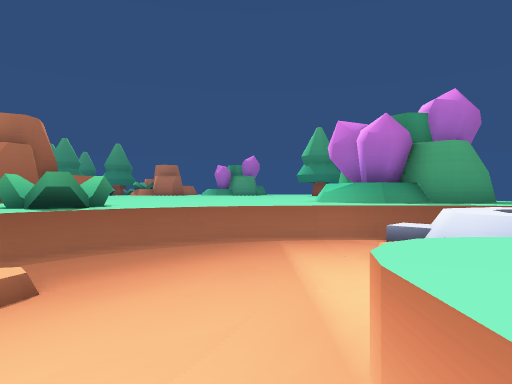
view 1 (above)

24 first-person views from a walk through a scene from a Unity 3-D project. The camera is 0.72 m above the floor, looks level and sees 75° across. The floor is counted in squares, 1 m on a side. Each view is taken from the middle of a square. On the plan, view 1 faces up. The plan holds only what a view shows up to about 10 squares ahead; the rest is blank. The place goes on beyond the plan.

view 2
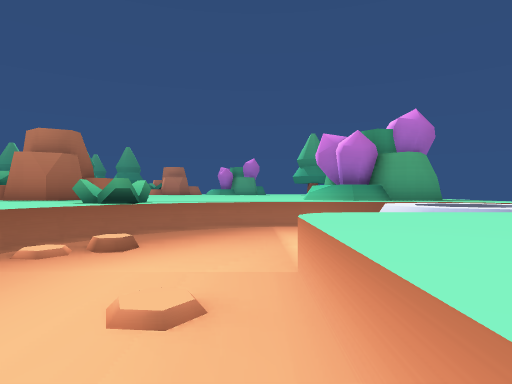

view 3
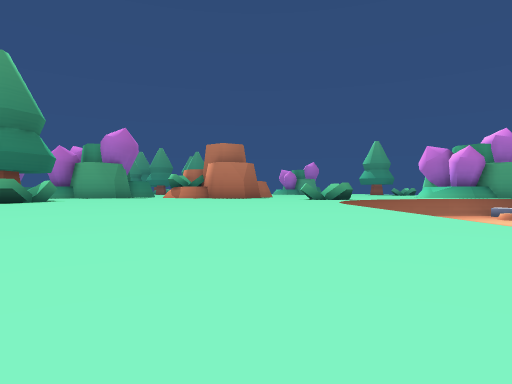

view 4
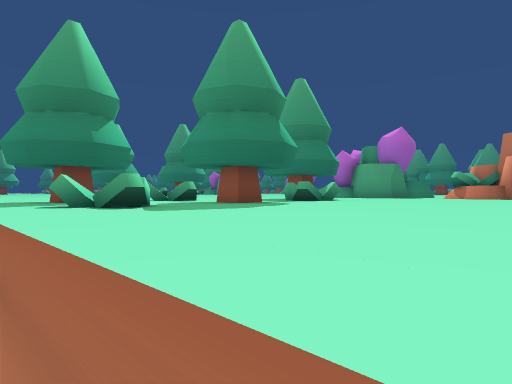

view 5
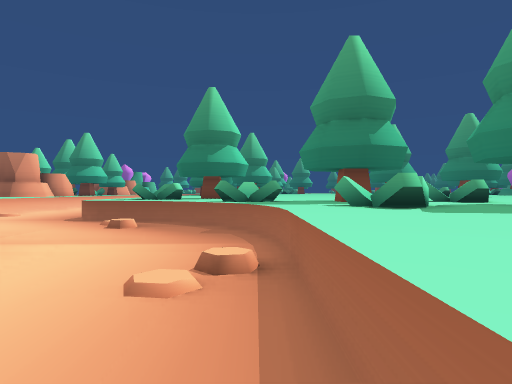

view 6
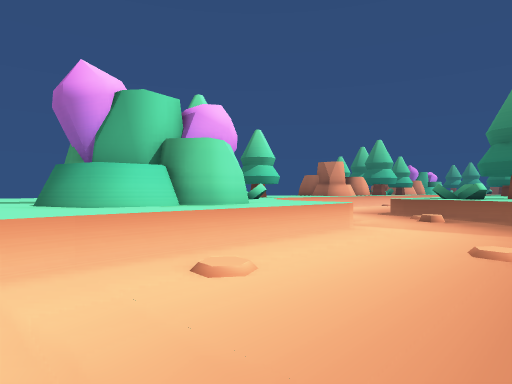

view 7
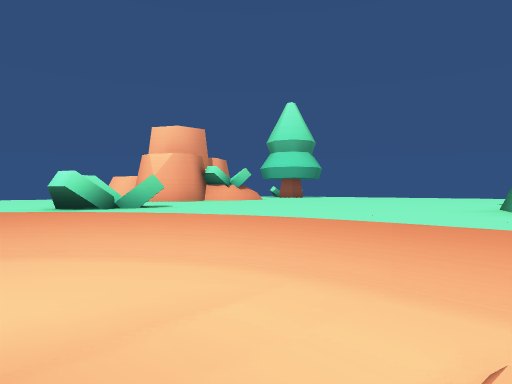

view 8
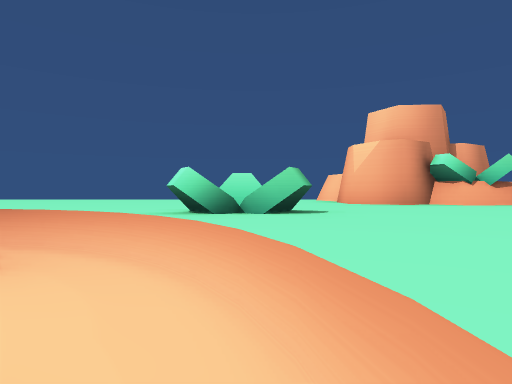

view 9
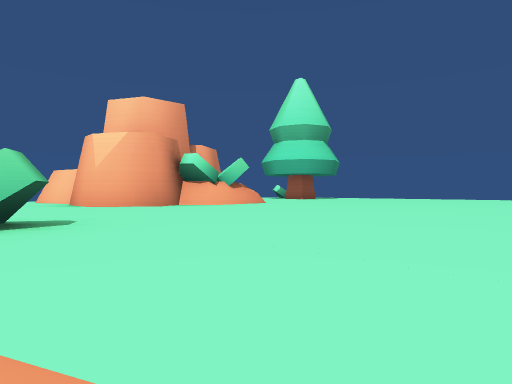

view 10
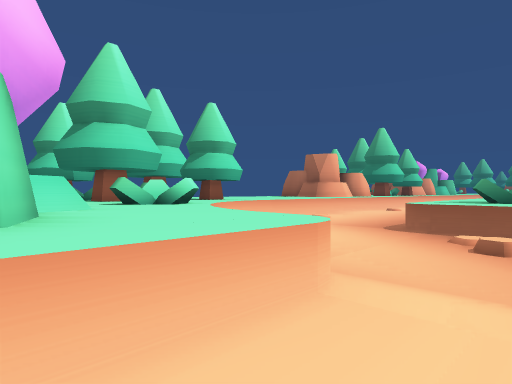

view 11
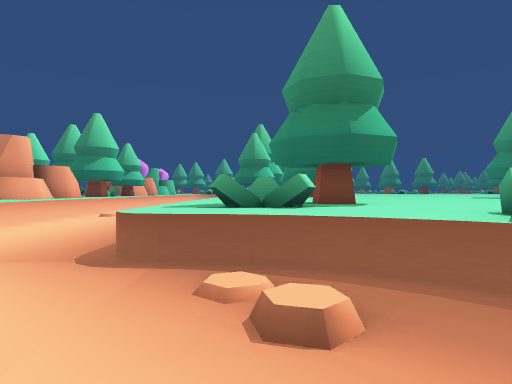

view 12
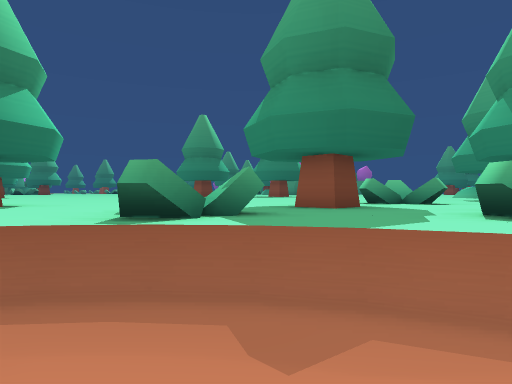

view 13
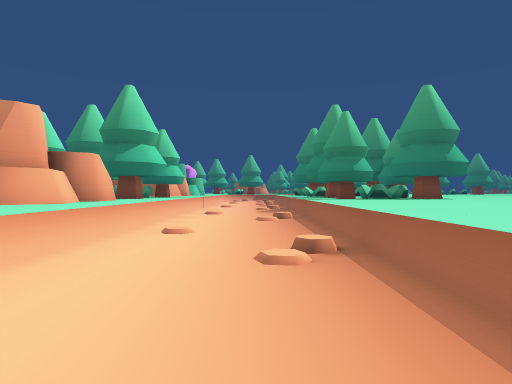

view 14
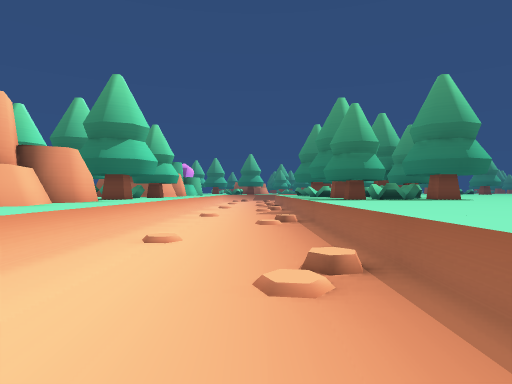

view 15
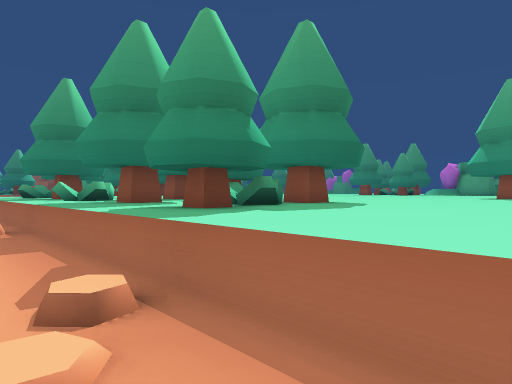

view 16
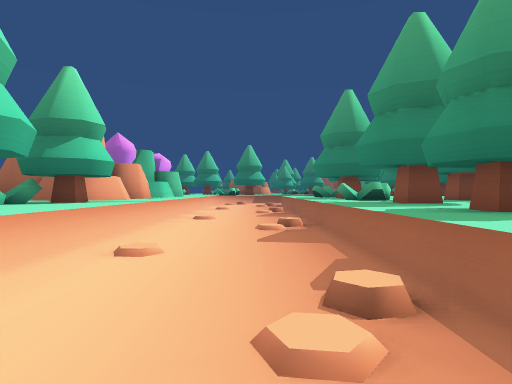

view 17
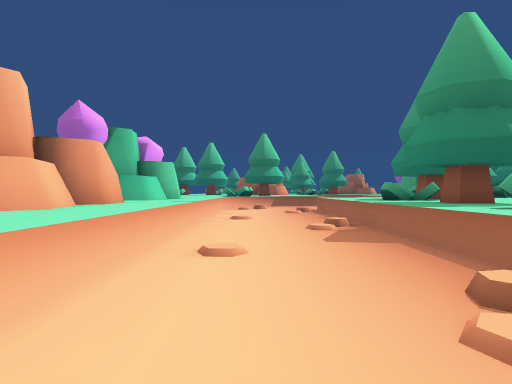

view 18
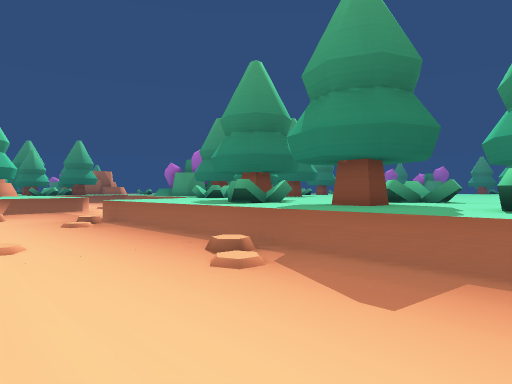

view 19
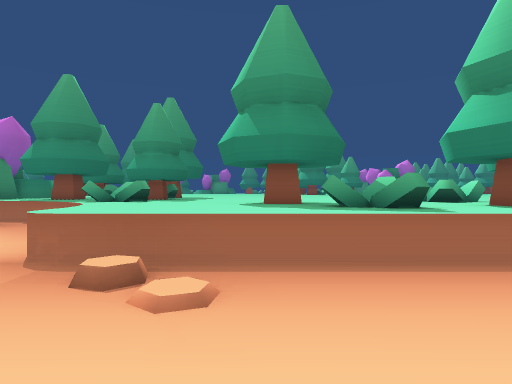

view 20
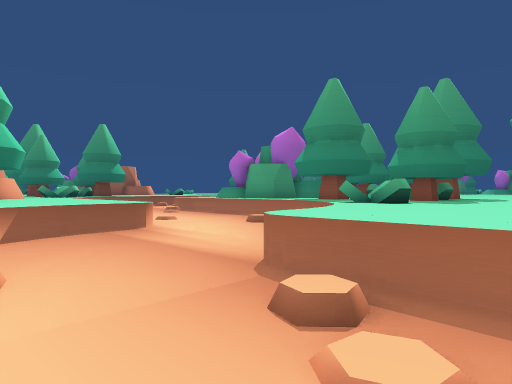

view 21
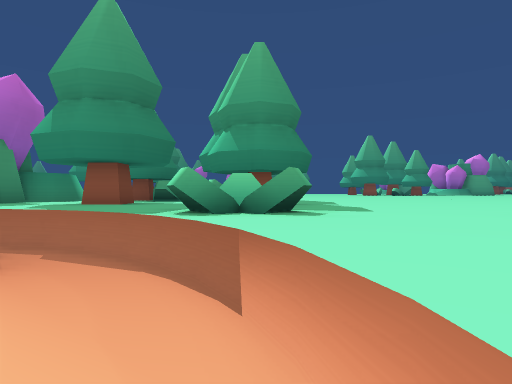

view 22
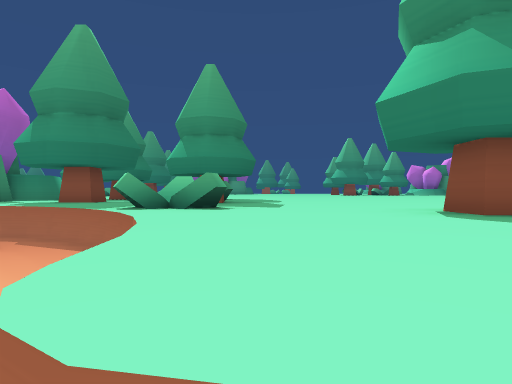

view 23
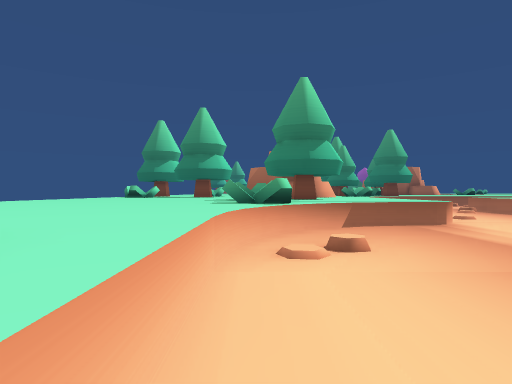

view 24
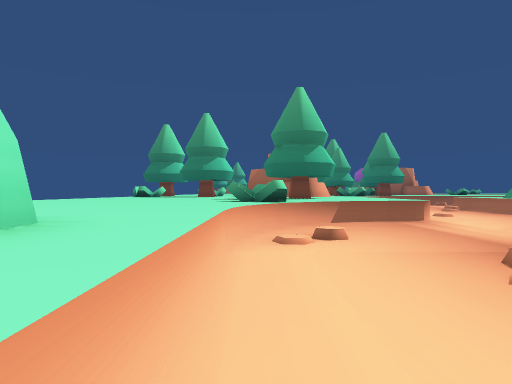

### Floor plan
Key: @ floor where view 1 was taken; # wall or solid block; . floor; = window, fence, low wall or low ledge; ^ raised ledge; R rock; T tree; O other object.
Columns run from 44 left of view 1 to 4 right of it. Each row starts with its distance up from view 1.
  8                                      RRR ^^^^^^
  7                                      RRR ^^^^^^^^
  6                                      RRRR^^^^^^^^
  5                                     ^^ ^^^^^..^==
  4                                 TTTT^^^^^^....^^^
  3                                TTTTT^^^^^^....^^
  2                                 TTTT^^^^^.....^^
  1                      T          T TT^^^^^....^^
  0 TTTTTT^^^^^          ^      ^  TTTTT^^^^^...@^^
 -1 TTTTTT^^^^^         ^^      ^^ TTTTT^^^^^. ..^
 -2 TTTTTT^^^^  ^      ^^^^  ^   ^TTTTTT^^^^^.  .   ^
 -3 TTTTTT^^^^  ^     ^^^^^  ^^^^^TTTTTT^^^^^.    ^^^
 -4 TTTTTTTTTT  TT   T TT^^ ^TTTTTTTTTTT^^^^^    ^^^^
 -5 ..^^^TTTTT TTTT TTTTT^^^^TTTTTT^^^........ ..^^^^
 -6 ....^TTTTT TTTTT TTTT^^^^TTTTTT^............^^^^^
 -7 ....^TTTTTTTTTT TTTTT^^^^T TTTT^............^^^^^
 -8 .....TTTTTTTTTTTTTTTT^^^^TTTTTT...........^^^^^^^
 -9 O....TTTTTTTTTTTTTTTT^^^^TTTTTT....^^^^^^^^^^RRRR
-10 O..................................^^#^^^^^^^RRRR
-11 O^..............................  ^^^  ^^^^^^RRRR
-12 O^.............................  .^^^   ^^^^^RRRR
-13  ^^^.........................   ^^^^   ^^^^^^RRRR
-14 O^^^^^^^^^RRRRRRTTTTTRRRRR^^ ^TTTTTT   ^^^^^^TT
-15 ^^^^^^^#^^RRRRRRTTTTTRRRRR     TTTTT   ^^^^^^TTTT

Where each view was taken, in squares from view 1:
view 1: 0 up, 0 right, facing up
view 2: 2 down, 0 right, facing up
view 3: 5 down, 5 left, facing up
view 4: 5 down, 5 left, facing up-left
view 5: 5 down, 5 left, facing left
view 6: 5 down, 3 left, facing down-left
view 7: 6 down, 5 left, facing down-right
view 8: 8 down, 4 left, facing right
view 9: 8 down, 3 left, facing down-right
view 10: 7 down, 7 left, facing down-left
view 11: 8 down, 10 left, facing left
view 12: 7 down, 10 left, facing up-left
view 13: 11 down, 14 left, facing left
view 14: 11 down, 15 left, facing left
view 15: 11 down, 21 left, facing up-left
view 16: 11 down, 21 left, facing left
view 17: 12 down, 26 left, facing left
view 18: 13 down, 30 left, facing up-left
view 19: 13 down, 37 left, facing up
view 20: 12 down, 37 left, facing up-left
view 21: 9 down, 40 left, facing up
view 22: 10 down, 39 left, facing up
view 23: 13 down, 36 left, facing left
view 24: 13 down, 35 left, facing left
